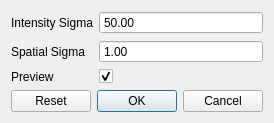
<?xml version="1.0" encoding="UTF-8"?>
<!--
 Copyright ©2017 Brian Curless.  All rights reserved.  Permission is hereby
 granted to students registered for University of Washington CSE 457 or CSE
 557 for use solely during Autumn Quarter 2017 for purposes of the course.
 No other use, copying, distribution, or modification is permitted without
 prior written consent. Copyrights for third-party components of this work
 must be honored.  Instructors interested in reusing these course materials
 should contact the author.
 -->
<ui version="4.0">
 <class>BilateralGaussDialog</class>
 <widget class="QDialog" name="BilateralGaussDialog">
  <property name="geometry">
   <rect>
    <x>0</x>
    <y>0</y>
    <width>270</width>
    <height>121</height>
   </rect>
  </property>
  <property name="windowTitle">
   <string>Bilaterial Gaussian Blur</string>
  </property>
  <layout class="QVBoxLayout" name="verticalLayout">
   <item>
    <layout class="QFormLayout" name="form_layout">
     <item row="0" column="0">
      <widget class="QLabel" name="sigma_range_label">
       <property name="text">
        <string>Intensity Sigma</string>
       </property>
      </widget>
     </item>
     <item row="0" column="1">
      <widget class="QDoubleSpinBox" name="sigma_range_spinbox">
       <property name="buttonSymbols">
        <enum>QAbstractSpinBox::NoButtons</enum>
       </property>
       <property name="minimum">
        <double>1.000000000000000</double>
       </property>
       <property name="maximum">
        <double>500.000000000000000</double>
       </property>
       <property name="value">
        <double>50.000000000000000</double>
       </property>
      </widget>
     </item>
     <item row="1" column="0">
      <widget class="QLabel" name="sigma_domain_label">
       <property name="text">
           <string>Spatial Sigma</string>
       </property>
      </widget>
     </item>
     <item row="1" column="1">
      <widget class="QDoubleSpinBox" name="sigma_domain_spinbox">
       <property name="buttonSymbols">
        <enum>QAbstractSpinBox::NoButtons</enum>
       </property>
       <property name="minimum">
        <double>1.000000000000000</double>
       </property>
       <property name="maximum">
        <double>5.000000000000000</double>
       </property>
       <property name="value">
        <double>1.000000000000000</double>
       </property>
      </widget>
     </item>
     <item row="2" column="0">
      <widget class="QLabel" name="preview_label">
       <property name="text">
        <string>Preview</string>
       </property>
      </widget>
     </item>
     <item row="2" column="1">
      <widget class="QCheckBox" name="preview_checkbox">
       <property name="checked">
        <bool>true</bool>
       </property>
      </widget>
     </item>
    </layout>
   </item>
   <item>
    <widget class="QDialogButtonBox" name="button_box">
     <property name="orientation">
      <enum>Qt::Horizontal</enum>
     </property>
     <property name="standardButtons">
      <set>QDialogButtonBox::Cancel|QDialogButtonBox::Ok|QDialogButtonBox::Reset</set>
     </property>
    </widget>
   </item>
  </layout>
 </widget>
 <resources/>
 <connections>
  <connection>
   <sender>button_box</sender>
   <signal>accepted()</signal>
   <receiver>BilateralGaussDialog</receiver>
   <slot>accept()</slot>
   <hints>
    <hint type="sourcelabel">
     <x>248</x>
     <y>254</y>
    </hint>
    <hint type="destinationlabel">
     <x>157</x>
     <y>274</y>
    </hint>
   </hints>
  </connection>
  <connection>
   <sender>button_box</sender>
   <signal>rejected()</signal>
   <receiver>BilateralGaussDialog</receiver>
   <slot>reject()</slot>
   <hints>
    <hint type="sourcelabel">
     <x>316</x>
     <y>260</y>
    </hint>
    <hint type="destinationlabel">
     <x>286</x>
     <y>274</y>
    </hint>
   </hints>
  </connection>
 </connections>
</ui>
